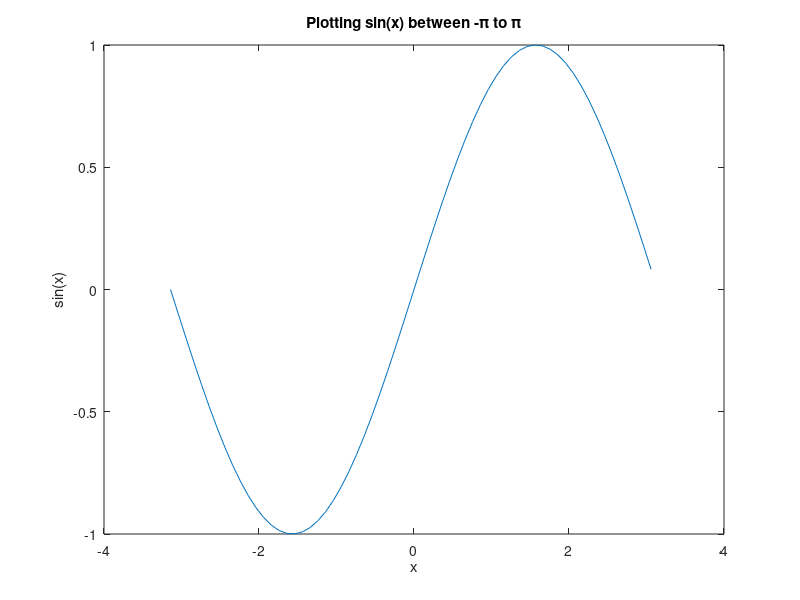

Here is the MATLAB script that generated this plot:
% Plotting sine function
x = -pi:0.1:pi;
y = sin(x);
plot(x,y);
xlabel('x');
ylabel('sin(x)');
title('Plotting sin(x) between -\pi to \pi');